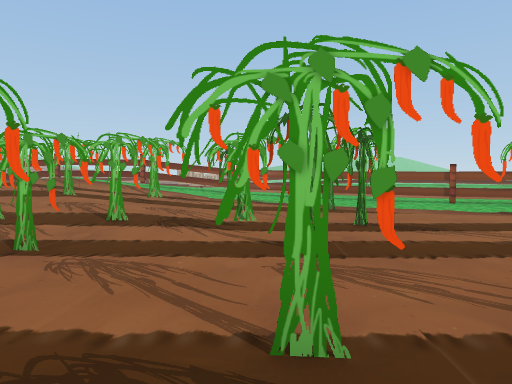
view 1 (above)

24 first-person views from a walk through a 3-D level made in the Unity game engine. The camera is 1.4 m above the floor, tilts 2° down and sees 70° across. The floor is counted in squares, 2 m on a side. Each view is taken from the middle of a square. On the plan, view 1 faces up. The plan holds only what a view shows up to about 11 squares ahead; the rest is blank. The place goes on beyond the plan. Some animated figures are left out. Some surface patterns are stand-ins.

view 2
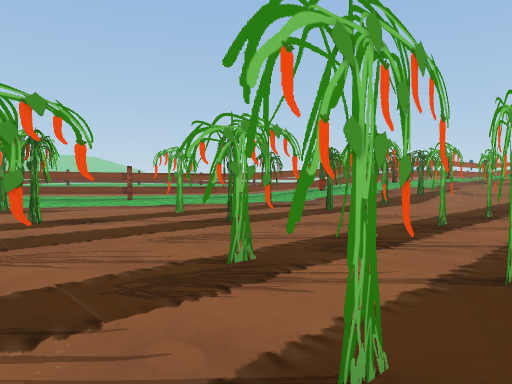

view 3
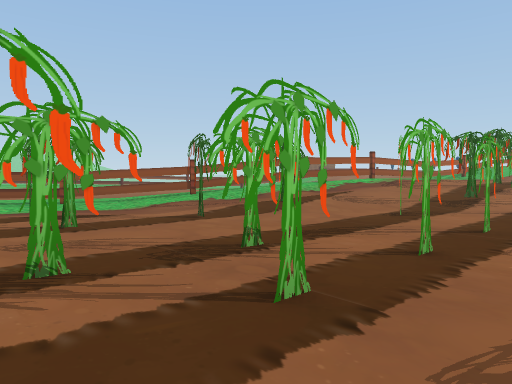

view 4
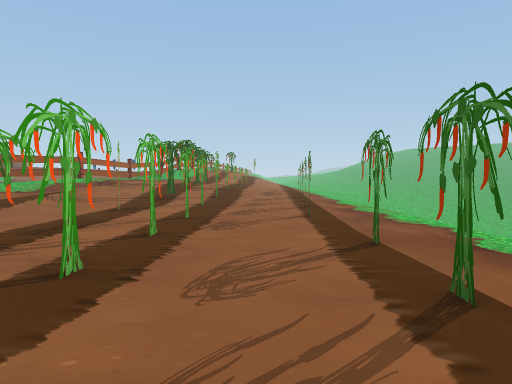

view 5
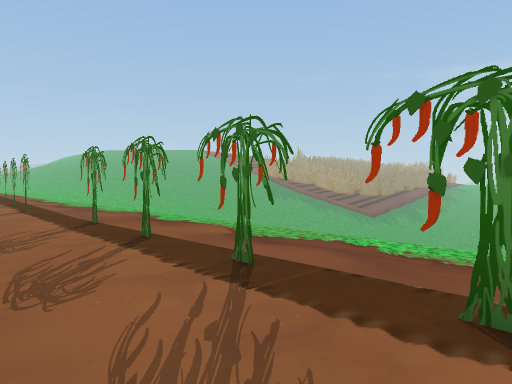

view 6
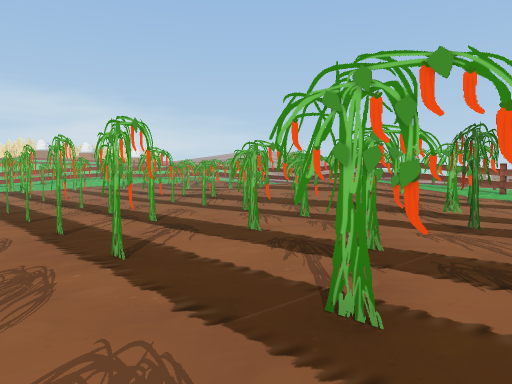

view 7
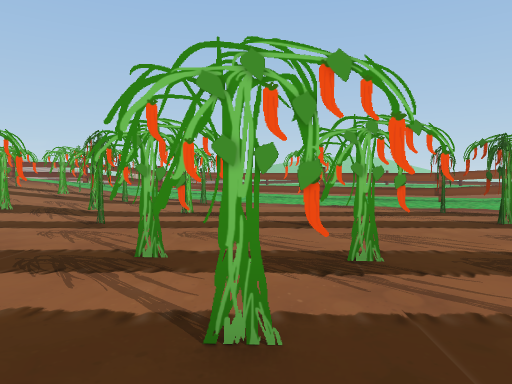

view 8
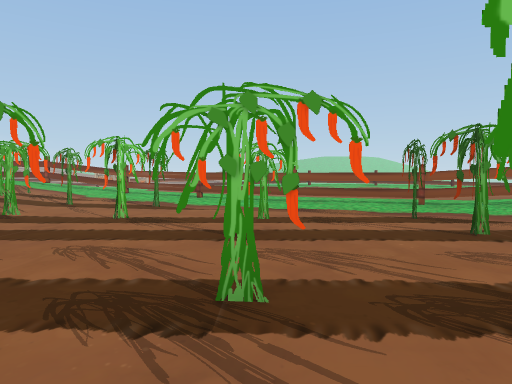

view 9
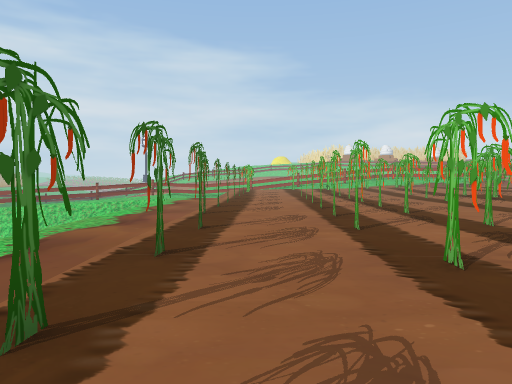

view 10
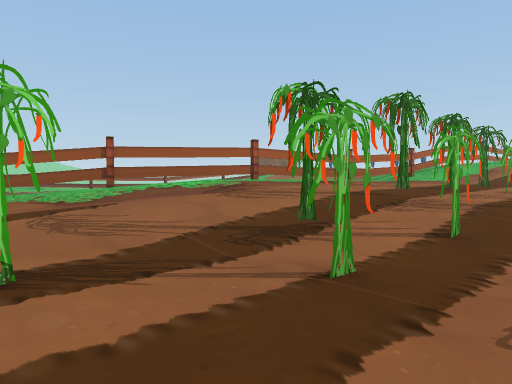

view 11
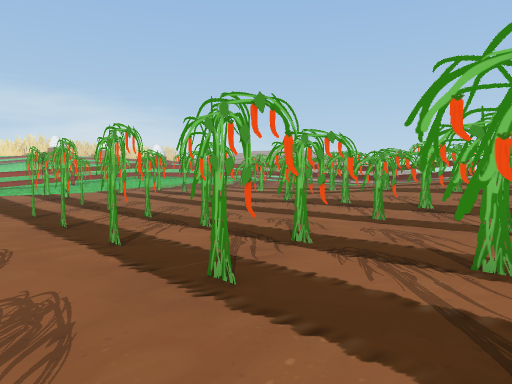

view 12
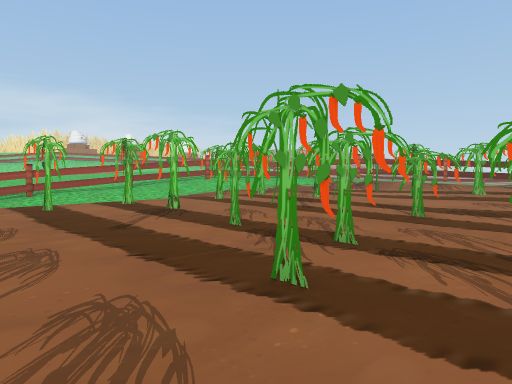

view 13
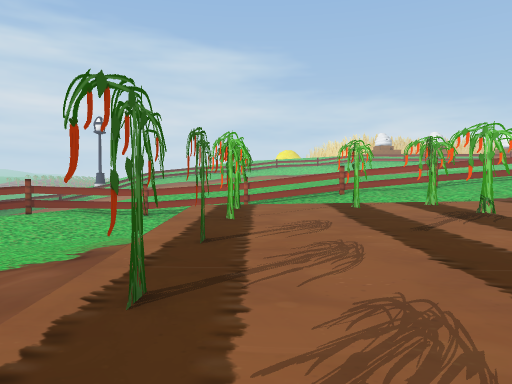

view 14
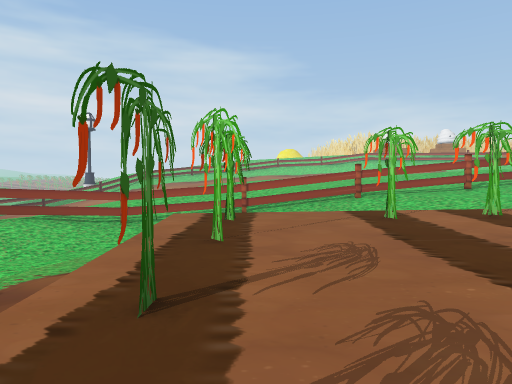

view 15
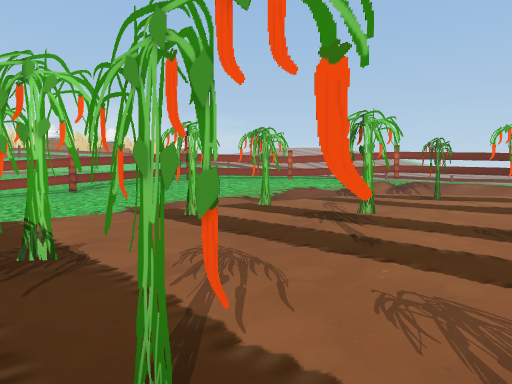

view 16
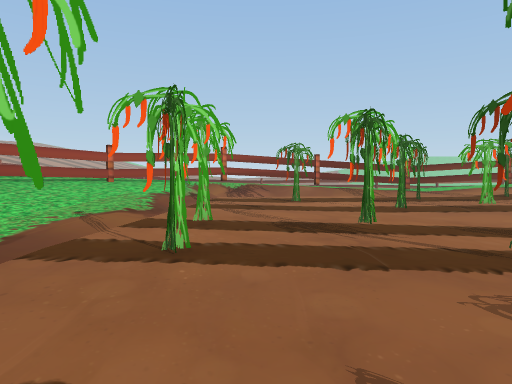

view 17
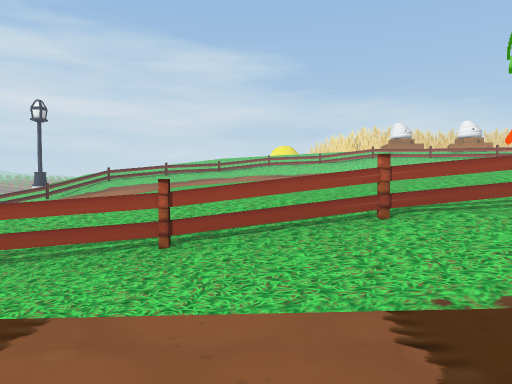

view 18
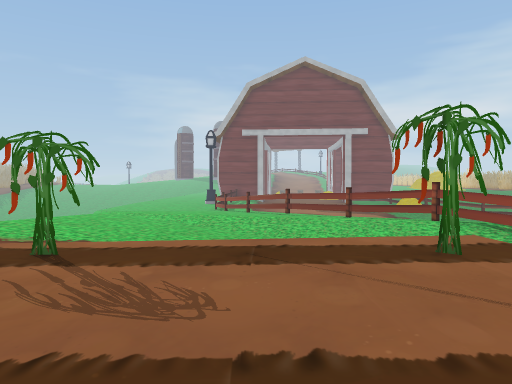

view 19
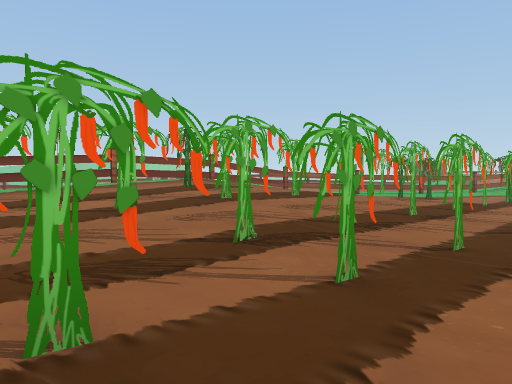

view 20
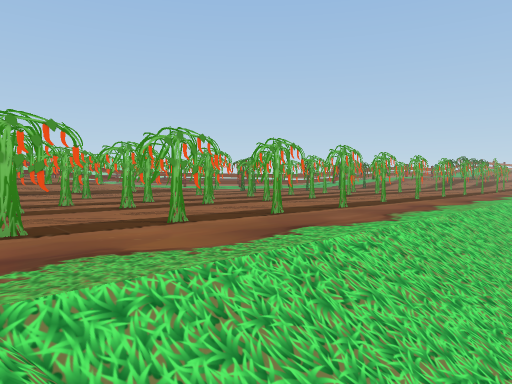

view 21
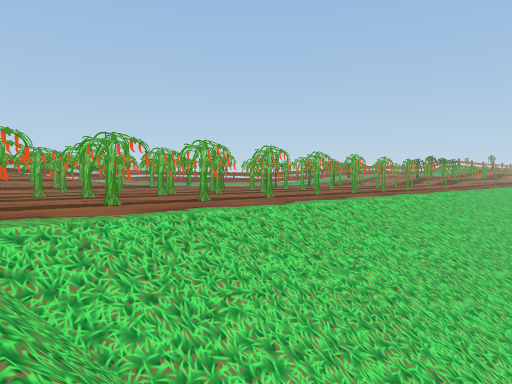

view 22
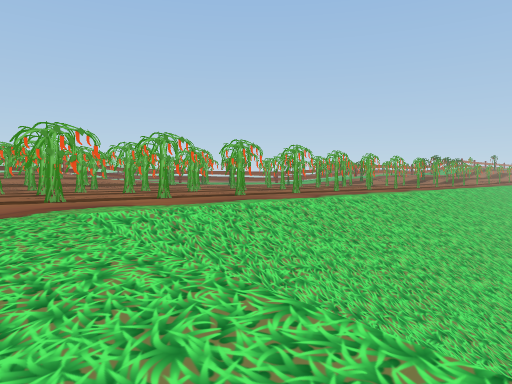

view 23
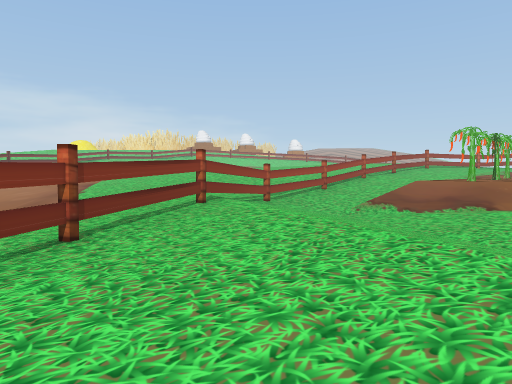

view 24
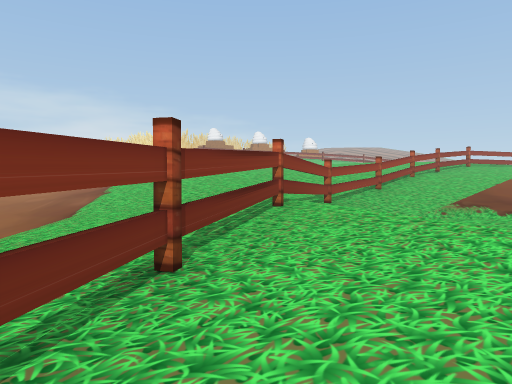

### Floor plan
Key: @ floor where view 1 was taken; # wall or solid block; x gap in a wall; . main floor; : floor 0.5 m higher than the main floor; - floor 0.5 m lower than the main floor; + floor 0.75 m higher than the main floor; _ floor 0.75 m lower than the main floor; * floor 1.25 m higher than the main floor; < floor 1.25 m lower than the main floor; % floor 1.5 m higher than the main floor; ( floor 1.5 m lower than the main floor; / step, stairs or slope; = window, fence, low wall or low ledge; T thing the floor can be seen under or through; P plant; O other object.
Columns run from 26 left of view 1 to 16 right of it. Each row starts with its distance up from view 1.
 10      %#**+:P++P+P++P*O++::....#....
  9      %%*+::::::++++++++O:......TTT...
  8      #*++::::P############..P.....TT::
  7      *+++::::..:::++++++:...........T#
  6     *++++P:P.....::::::::...P.......:+##
  5 %**+#++::::...#TTTTTTTTTTTT P.P..P..:+++*##
  4 **++#+:::P..P......#TTTT#..P........::++*
  3 *+++#+:..:....................P..P.P.P+++%%
  2 +++++:../P.PTTTT........TT............:++**
  1 ++++#..-/.......TTTTTTTT..TTTTTTTTT..P.:++*
  0 +++:..--/P.....TTTTTTTTTT.@TTTT.........P+P
 -1  ++:..-_/................#.....#######.#.##
 -2   :..-__/P.P..............................
 -3   ..-__</....####TTTT###x###TTTTTTTxx###
 -4   .-_#<//////_-...........................
 -5   .-_#(((<____-...........................
 -6  ..-_=<(((<___--./////////////
 -7  ----___<(<<___--/////////////
 -8 -_____#___<<<___-  //////
 -9 /_____#_____<___-
-10 (/<<___#_________
-11 (((/<<_#_____
-12     /(<<#<___
-13         <#<<<

Where each view was taken, in squares from view 1:
view 1: 0 up, 0 right, facing up
view 2: 1 down, 0 right, facing up-right
view 3: 2 down, 5 right, facing up-right
view 4: 2 down, 4 right, facing right
view 5: 1 down, 2 right, facing down-right
view 6: 2 down, 2 right, facing up-left
view 7: 2 down, 3 right, facing up
view 8: 1 down, 4 right, facing up
view 9: 2 down, 4 right, facing left
view 10: 2 down, 11 right, facing up-right
view 11: 2 down, 3 left, facing up-left
view 12: 2 down, 9 left, facing up-left
view 13: 2 down, 9 left, facing left
view 14: 2 down, 11 left, facing left
view 15: 1 up, 12 left, facing up-left
view 16: 1 up, 16 left, facing up
view 17: 1 down, 16 left, facing left
view 18: 1 up, 15 left, facing down
view 19: 3 up, 12 left, facing up-right
view 20: 7 down, 10 left, facing up-right
view 21: 9 down, 10 left, facing up-right
view 22: 9 down, 11 left, facing up-right
view 23: 13 down, 14 left, facing up-left
view 24: 13 down, 16 left, facing up-left
